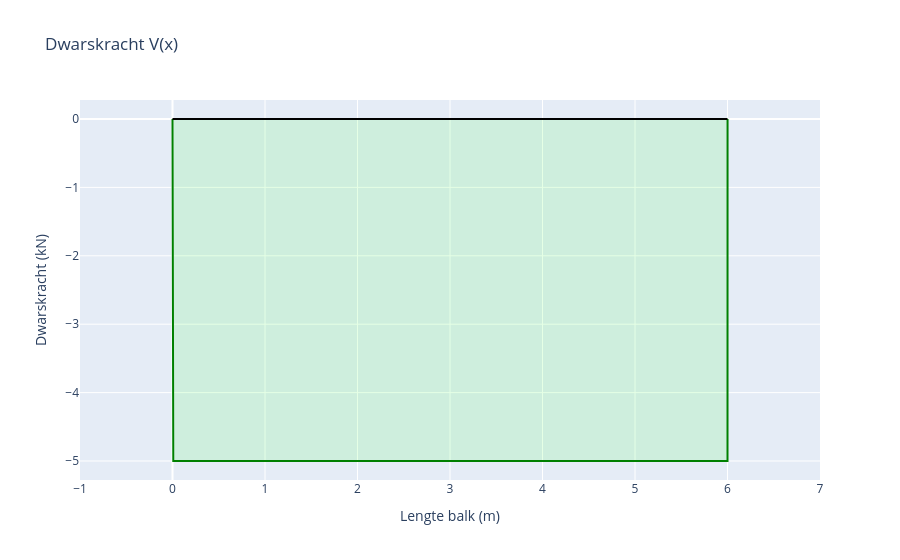

This figure's notebook cell:
### Markdown cell above
## Dwarskrachtgrafiek

### Code cell
layout = go.Layout(
    title="Dwarskracht V(x)",
    xaxis=dict(dtick=1, title="Lengte balk (m)", range=[-1, lengteBalk+1]),
    yaxis=dict(title="Dwarskracht (kN)"),
    showlegend=False
)

line = go.Scatter(
    x=X,
    y= sum(shearForce),
    mode='lines',
    name='Dwarskracht (kN)',
    fill = 'tonexty',
    line_color='green',
    fillcolor='rgba(0,255,0,0.1)'
)

axis = go.Scatter(
    x= [0,lengteBalk],
    y= [0,0],
    mode='lines',
    line_color='black'
)

fig= go.Figure(data=[line, axis], layout=layout)
fig.show()

### Figure 1 — Plotly figure (JSON) as saved in the notebook; plotly's stock layout.template omitted (floating-point values rounded to 4 significant figures; data arrays with more than 128 entries replaced by an {"elided": "..."} marker saying what was removed)
{"data": [{"fill": "tonexty", "fillcolor": "rgba(0,255,0,0.1)", "line": {"color": "green"}, "mode": "lines", "name": "Dwarskracht (kN)", "type": "scatter", "x": {"elided": "10002 float values"}, "y": {"elided": "10002 int values"}}, {"line": {"color": "black"}, "mode": "lines", "type": "scatter", "x": [0, 6], "y": [0, 0]}], "layout": {"autosize": true, "showlegend": false, "title": {"text": "Dwarskracht V(x)"}, "xaxis": {"dtick": 1, "range": [-1, 7], "title": {"text": "Lengte balk (m)"}, "type": "linear"}, "yaxis": {"autorange": true, "range": [-5.278, 0.2778], "title": {"text": "Dwarskracht (kN)"}, "type": "linear"}}}
